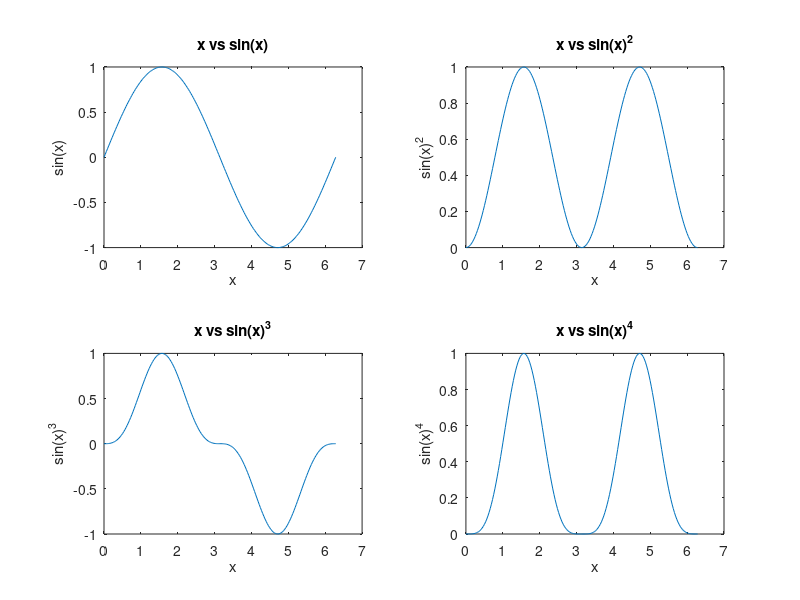
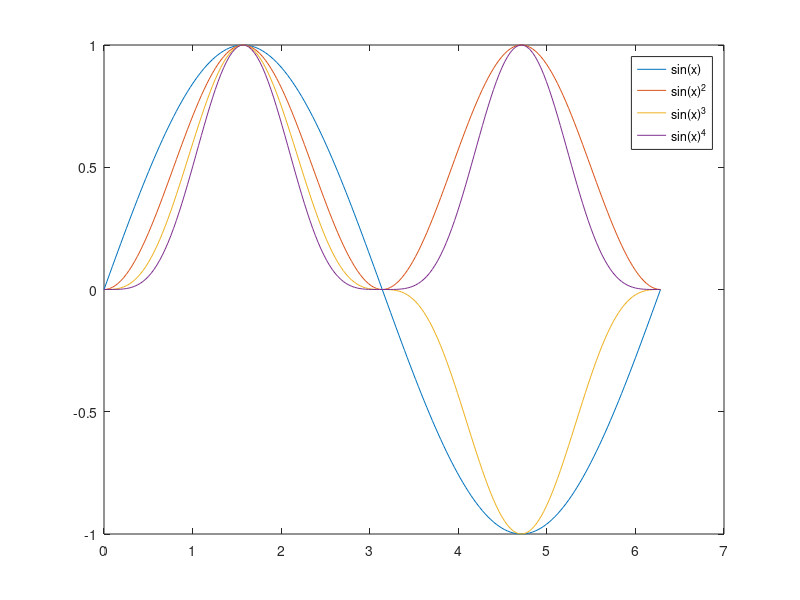

Here is the MATLAB script that generated these plots, in order:
clc, clear, close
% Draw 4 graphs of sin(x), sin2(x), sin3(x) and sin4(x) in one figure using
% 4 sub-plots. Use an interval of 0<x<2?

x = 0: pi/100: 2*pi;
figure

subplot(2,2,1);
plot(x,sin(x));
title('x vs sin(x)')
xlabel('x')
ylabel('sin(x)')

subplot(2,2,2);
plot(x,sin(x).^2);
title('x vs sin(x)^2')
xlabel('x')
ylabel('sin(x)^2')

subplot(2,2,3);
plot(x,sin(x).^3);
title('x vs sin(x)^3')
xlabel('x')
ylabel('sin(x)^3')

subplot(2,2,4);
plot(x,sin(x).^4);
title('x vs sin(x)^4')
xlabel('x')
ylabel('sin(x)^4')

figure
plot(x,sin(x),x,sin(x).^2,x,sin(x).^3,x,sin(x).^4);
legend('sin(x)','sin(x)^2','sin(x)^3','sin(x)^4');